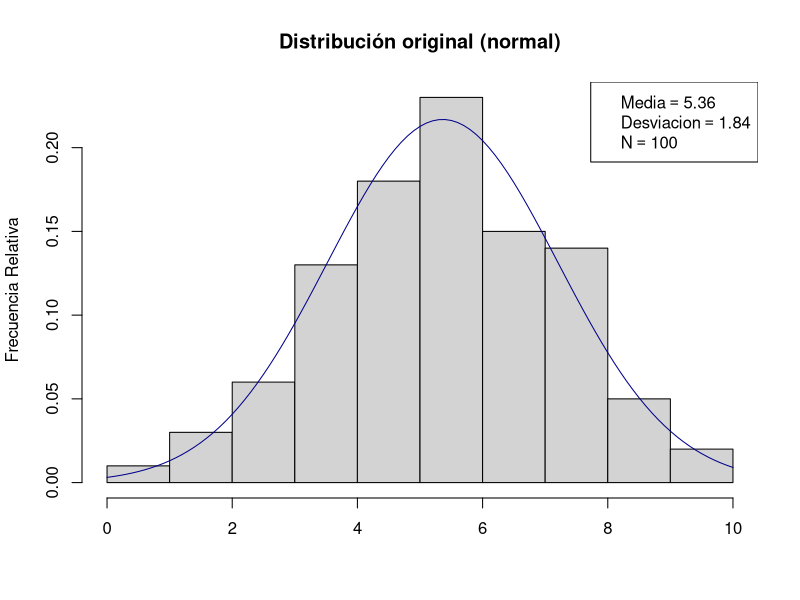
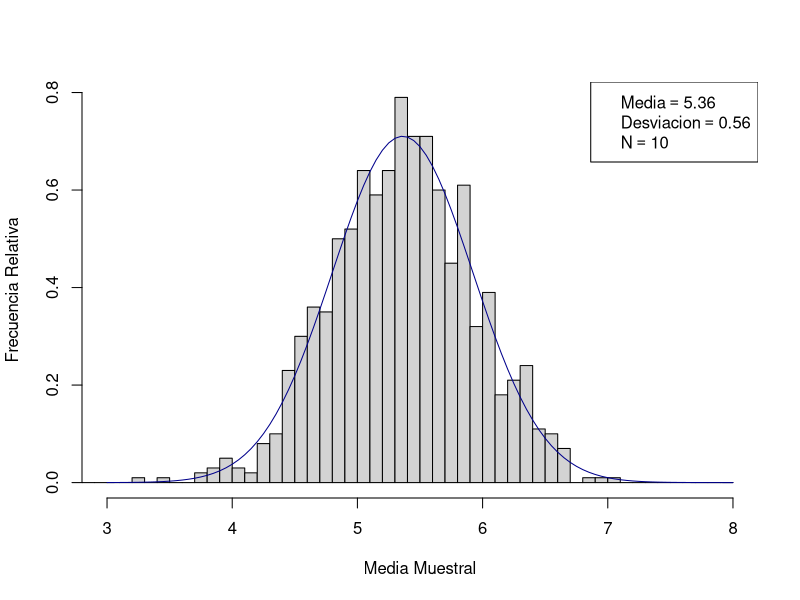
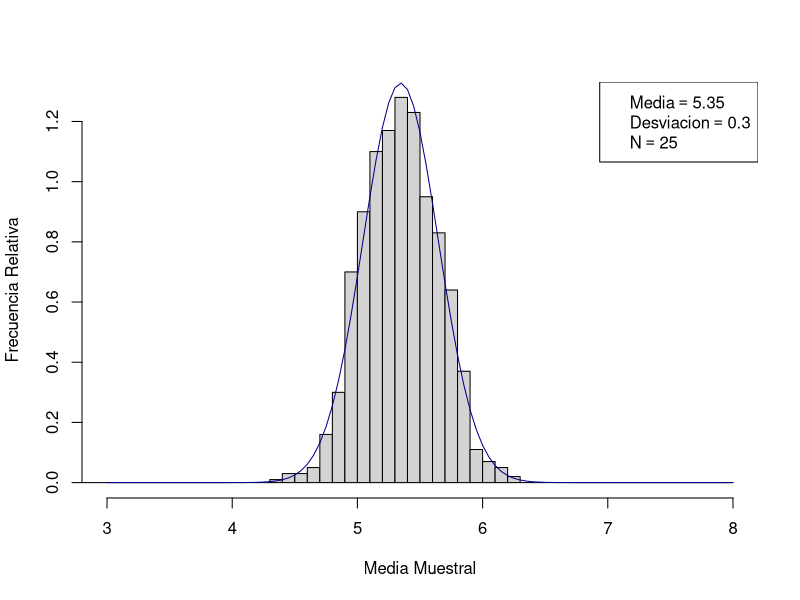
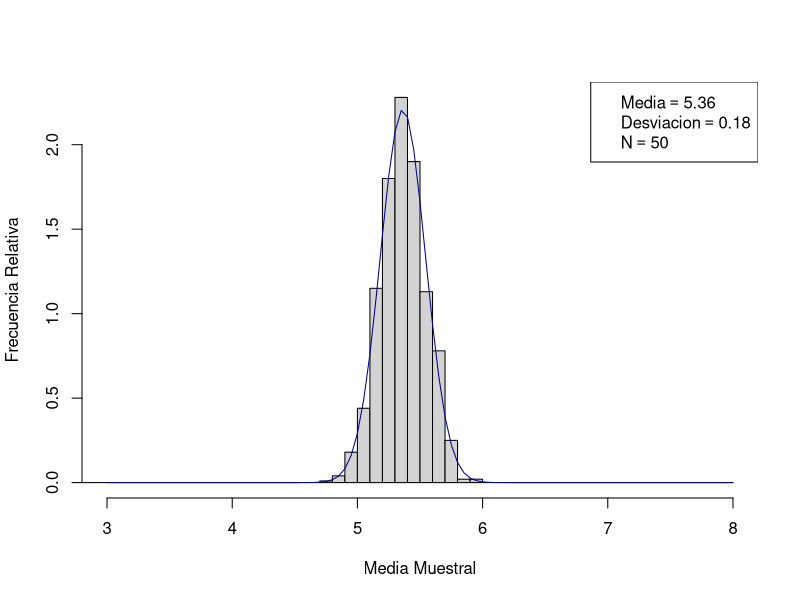
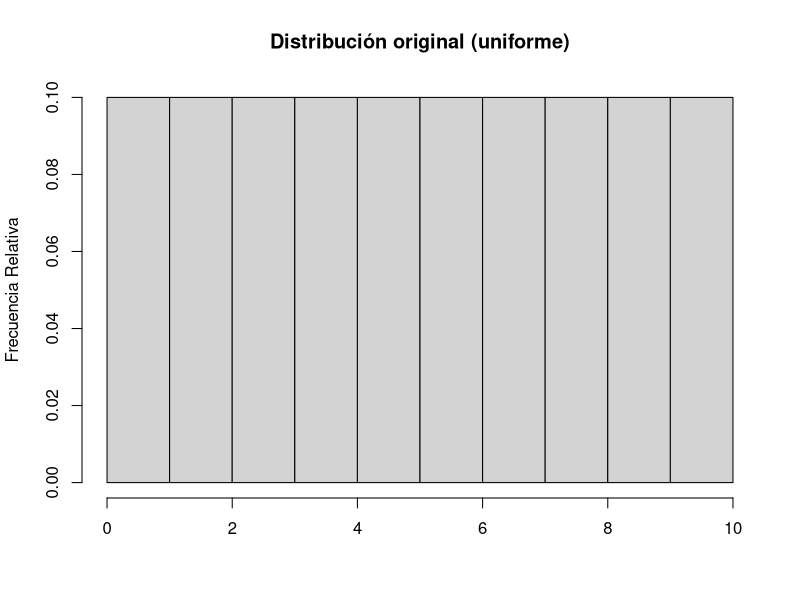

The R source for these figures, in order: (Note: this script raises an error after producing the figures.)
### Teorema central del limite ###

#### Distribucion normal ####

## distribución original

set.seed(145)

original <- rnorm(100, mean = 5, sd = 2)
hist(original, freq = FALSE, xlab = "", ylab = "Frecuencia Relativa", main = "Distribución original (normal)"); curve(dnorm(x, mean = mean(original), sd =sd(original)), add=TRUE, col="darkblue")

d <- 100

a <- round(mean(original), digits = 2)
b <- round(sd(original), digits = 2)
c <- d

legend("topright", 
       c(as.expression(bquote(Media == .(a))), bquote(Desviacion == .(b)), bquote(N == .(c)))
)



# muestra1 <- sample(x = original, size = 10)
# mean(muestra1)
# sd(muestra1)
# 
# muestra2 <- sample(x = original, size = 25)
# mean(muestra2)
# sd(muestra2)
# 
# muestra3 <- sample(x = original, size = 50)
# mean(muestra3)
# sd(muestra3)

## Distribución de la media muestral con muestras N=10

medias10 <- vector(length = 1000)
for (i in seq_along(medias10)) {
  medias10[i] <- mean(sample(x = original, size = 10))
}

hist(medias10, breaks = seq(2,8,.1), xlim = c(3,8), freq = FALSE, xlab = "Media Muestral", ylab = "Frecuencia Relativa", main = ""); curve(dnorm(x, mean = mean(medias10), sd =sd(medias10)), add=TRUE, col="darkblue")

d0 <- 10

a0 <- round(mean(medias10), digits = 2)
b0 <- round(sd(medias10), digits = 2)
c0 <- d0

legend("topright", 
       c(as.expression(bquote(Media == .(a0))), bquote(Desviacion == .(b0)), bquote(N == .(c0)))
)


## Distribución de la media muestral con muestras N=25

medias25 <- vector(length = 1000)
for (i in seq_along(medias25)) {
  medias25[i] <- mean(sample(x = original, size = 25))
}

hist(medias25, breaks = seq(2,8,.1), xlim = c(3,8), freq = FALSE, xlab = "Media Muestral", ylab = "Frecuencia Relativa", main = ""); curve(dnorm(x, mean = mean(medias25), sd =sd(medias25)), add=TRUE, col="darkblue")

d1 <- 25

a1 <- round(mean(medias25), digits = 2)
b1 <- round(sd(medias25), digits = 2)
c1 <- d1

legend("topright", 
       c(as.expression(bquote(Media == .(a1))), bquote(Desviacion == .(b1)), bquote(N == .(c1)))
)

## Distribución de la media muestral con muestras N=50

medias50 <- vector(length = 1000)
for (i in seq_along(medias50)) {
  medias50[i] <- mean(sample(x = original, size = 50))
}

hist(medias50, breaks = seq(2,8,.1), xlim = c(3,8), freq = FALSE, xlab = "Media Muestral", ylab = "Frecuencia Relativa", main = ""); curve(dnorm(x, mean = mean(medias50), sd =sd(medias50)), add=TRUE, col="darkblue")

d2 <- 50

a2 <- round(mean(medias50), digits = 2)
b2 <- round(sd(medias50), digits = 2)
c2 <- d2

legend("topright", 
       c(as.expression(bquote(Media == .(a2))), bquote(Desviacion == .(b2)), bquote(N == .(c2)))
)

#### Distribucion uniforme ####

## distribución original

set.seed(145)

original_uniforme <- runif(n = 100, 1, max = 10)
hist(1:10, breaks = 0:10  ,freq = FALSE, xlab = "", ylab = "Frecuencia Relativa", main = "Distribución original (uniforme)")

## Distribución de la media muestral con muestras N=10

medias10_uniforme <- vector(length = 1000)
for (i in seq_along(medias10_uniforme)) {
  medias10_uniforme[i] <- mean(sample(x = original_uniforme, size = 10))
}

hist(medias10_uniforme, breaks = seq(2,8,.1), xlim = c(3,8), freq = FALSE, xlab = "Media Muestral", ylab = "Frecuencia Relativa", main = ""); curve(dnorm(x, mean = mean(medias10_uniforme), sd =sd(medias10_uniforme)), add=TRUE, col="darkblue")

d00 <- 10

a00 <- round(mean(medias10_uniforme), digits = 2)
b00 <- round(sd(medias10_uniforme), digits = 2)
c00 <- d00

legend("topright", 
       c(as.expression(bquote(Media == .(a00))), bquote(Desviacion == .(b00)), bquote(N == .(c00)))
)


## Distribución de la media muestral con muestras N=25

medias25_uniforme <- vector(length = 1000)
for (i in seq_along(medias25_uniforme)) {
  medias25_uniforme[i] <- mean(sample(x = original_uniforme, size = 25))
}

hist(medias25_uniforme, breaks = seq(2,8,.1), xlim = c(3,8), freq = FALSE, xlab = "Media Muestral", ylab = "Frecuencia Relativa", main = ""); curve(dnorm(x, mean = mean(medias25_uniforme), sd =sd(medias25_uniforme)), add=TRUE, col="darkblue")

d11 <- 25

a11 <- round(mean(medias25_uniforme), digits = 2)
b11 <- round(sd(medias25_uniforme), digits = 2)
c11 <- d11

legend("topright", 
       c(as.expression(bquote(Media == .(a11))), bquote(Desviacion == .(b11)), bquote(N == .(c11)))
)

## Distribución de la media muestral con muestras N=50

medias50_uniforme <- vector(length = 1000)
for (i in seq_along(medias50_uniforme)) {
  medias50_uniforme[i] <- mean(sample(x = original_uniforme, size = 50))
}

hist(medias50_uniforme, breaks = seq(2,8,.1), xlim = c(3,8), freq = FALSE, xlab = "Media Muestral", ylab = "Frecuencia Relativa", main = ""); curve(dnorm(x, mean = mean(medias50_uniforme), sd =sd(medias50_uniforme)), add=TRUE, col="darkblue")

d22 <- 50

a22 <- round(mean(medias50_uniforme), digits = 2)
b22 <- round(sd(medias50_uniforme), digits = 2)
c22 <- d22

legend("topright", 
       c(as.expression(bquote(Media == .(a22))), bquote(Desviacion == .(b22)), bquote(N == .(c22)))
)

#### Distribución sesgada (Beta) ####

## distribución original

set.seed(145)

original_beta <- rbeta(n = 100, 2, 5)
hist(original_beta, breaks = seq(0,0.8,0.05) ,freq = FALSE, xlab = "", ylab = "Frecuencia Relativa", main = "Distribución original (sesgada a la derecha)")

## Distribución de la media muestral con muestras N=10

medias10_beta <- vector(length = 1000)
for (i in seq_along(medias10_beta)) {
  medias10_beta[i] <- mean(sample(x = original_beta, size = 10))
}

hist(medias10_beta,breaks = seq(0.1,0.6,0.008), xlim = c(0.1,0.6),  freq = FALSE, xlab = "Media Muestral", ylab = "Frecuencia Relativa", main = ""); curve(dnorm(x, mean = mean(medias10_beta), sd =sd(medias10_beta)), add=TRUE, col="darkblue")

d01 <- 10

a01 <- round(mean(medias10_beta), digits = 2)
b01 <- round(sd(medias10_beta), digits = 2)
c01 <- d01

legend("topright", 
       c(as.expression(bquote(Media == .(a01))), bquote(Desviacion == .(b01)), bquote(N == .(c01)))
)


## Distribución de la media muestral con muestras N=25

medias25_beta <- vector(length = 1000)
for (i in seq_along(medias25_beta)) {
  medias25_beta[i] <- mean(sample(x = original_beta, size = 25))
}

hist(medias25_beta, freq = FALSE, breaks = seq(0.1,0.6,0.008), xlim = c(0.1,0.6), xlab = "Media Muestral", ylab = "Frecuencia Relativa", main = ""); curve(dnorm(x, mean = mean(medias25_beta), sd =sd(medias25_beta)), add=TRUE, col="darkblue")

d12 <- 25

a12 <- round(mean(medias25_beta), digits = 2)
b12 <- round(sd(medias25_beta), digits = 2)
c12 <- d12

legend("topright", 
       c(as.expression(bquote(Media == .(a12))), bquote(Desviacion == .(b12)), bquote(N == .(c12)))
)

## Distribución de la media muestral con muestras N=50

medias50_beta <- vector(length = 1000)
for (i in seq_along(medias50_beta)) {
  medias50_beta[i] <- mean(sample(x = original_beta, size = 50))
}

hist(medias50_beta,  freq = FALSE, breaks = seq(0.1,0.6,0.008), xlim = c(0.1,0.6), xlab = "Media Muestral", ylab = "Frecuencia Relativa", main = ""); curve(dnorm(x, mean = mean(medias50_beta), sd =sd(medias50_beta)), add=TRUE, col="darkblue")

d21 <- 50

a21 <- round(mean(medias50_beta), digits = 2)
b21 <- round(sd(medias50_beta), digits = 2)
c21 <- d21

legend("topright", 
       c(as.expression(bquote(Media == .(a21))), bquote(Desviacion == .(b21)), bquote(N == .(c21)))
)


